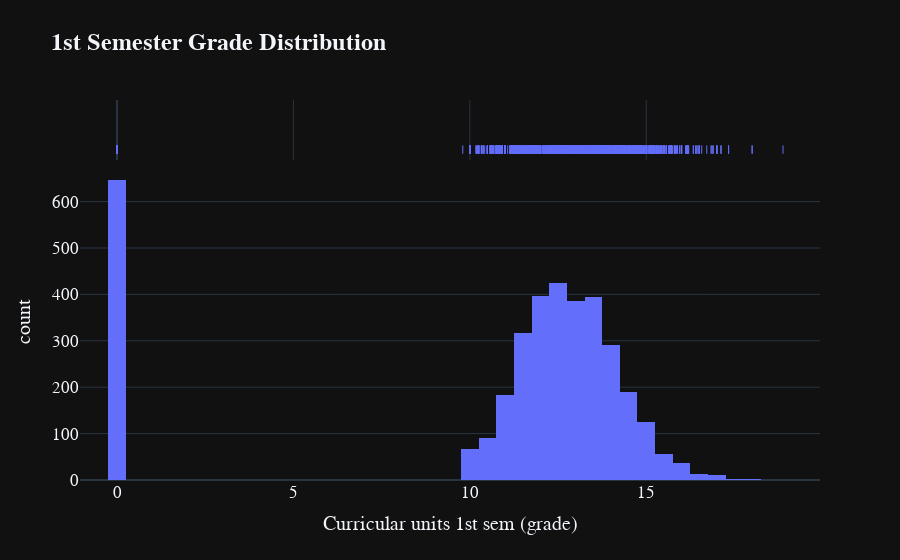

Source (notebook cell):
### Markdown cell above
## **Bagaimana persebaran IP mahasiswa di semester 1?**

### Code cell
fig = px.histogram(df, x='Curricular units 1st sem (grade)', template='plotly_dark', marginal='rug', title="<b> 1st Semester Grade Distribution")
fig.update_layout(
    font = dict(size=17,family="Franklin Gothic"))
fig.show()

### Figure 1 — Plotly figure (JSON) as saved in the notebook; plotly's stock layout.template omitted (floating-point values rounded to 4 significant figures; data arrays with more than 128 entries replaced by an {"elided": "..."} marker saying what was removed)
{"data": [{"alignmentgroup": "True", "bingroup": "x", "hovertemplate": "Curricular units 1st sem (grade)=%{x}<br>count=%{y}<extra></extra>", "legendgroup": "", "marker": {"color": "#636efa", "pattern": {"shape": ""}}, "name": "", "offsetgroup": "", "orientation": "v", "showlegend": false, "type": "histogram", "x": {"elided": "3630 float values"}, "xaxis": "x", "yaxis": "y"}, {"alignmentgroup": "True", "boxpoints": "all", "fillcolor": "rgba(255,255,255,0)", "hoveron": "points", "hovertemplate": "Curricular units 1st sem (grade)=%{x}<extra></extra>", "jitter": 0, "legendgroup": "", "line": {"color": "rgba(255,255,255,0)"}, "marker": {"color": "#636efa", "symbol": "line-ns-open"}, "name": "", "offsetgroup": "", "showlegend": false, "type": "box", "x": {"elided": "3630 float values"}, "xaxis": "x2", "yaxis": "y2"}], "layout": {"barmode": "relative", "font": {"family": "Franklin Gothic", "size": 17}, "legend": {"tracegroupgap": 0}, "title": {"text": "<b> 1st Semester Grade Distribution"}, "xaxis": {"anchor": "y", "domain": [0, 1], "title": {"text": "Curricular units 1st sem (grade)"}}, "xaxis2": {"anchor": "y2", "domain": [0, 1], "matches": "x", "showgrid": true, "showticklabels": false}, "yaxis": {"anchor": "x", "domain": [0, 0.8316], "title": {"text": "count"}}, "yaxis2": {"anchor": "x2", "domain": [0.8416, 1], "matches": "y2", "showgrid": false, "showline": false, "showticklabels": false, "ticks": ""}}}
